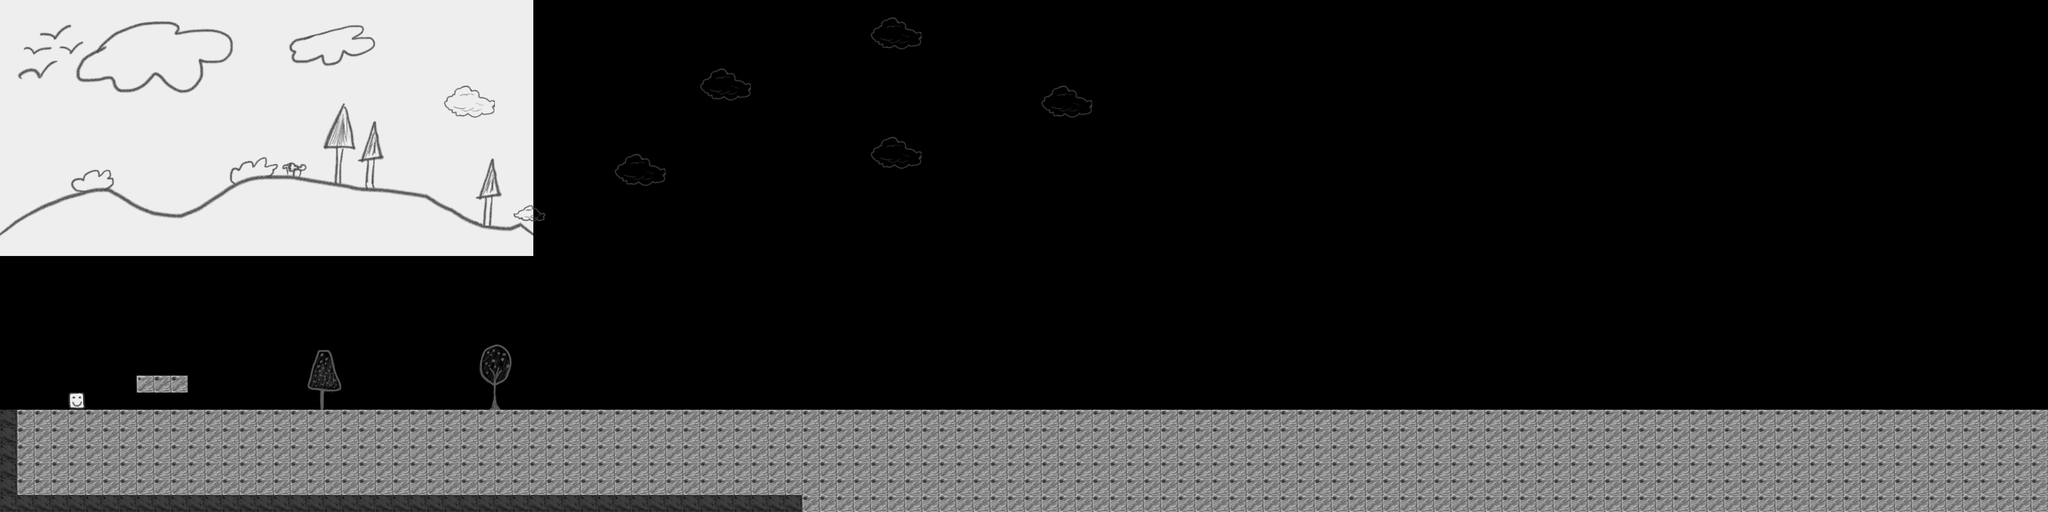

This game map was drawn from its Tiled (.tmx) file and the tilesets committed beside it. A one-line description and the trimmed map source follow:
An orthogonal 120x30 tile map with 32x32 px tiles, 3 tile layers (Map, Actors, front), 1 image layer.

<map version="1.0" orientation="orthogonal" width="120" height="30" tilewidth="32" tileheight="32">
 <tileset firstgid="1" name="Tilesheet" tilewidth="32" tileheight="32">
  <image source="Tilesheet.png" width="512" height="256" />
  <tile id="19">
   <properties>
    <property name="test" value="test" />
   </properties>
  </tile>
  <tile id="72">
   <properties>
    <property name="type" value="Player" />
   </properties>
  </tile>
 </tileset>
 <imagelayer name="Image Layer 1" width="120" height="30">
  <image source="background.png" />
  <properties>
   <property name="parallax" value="True" />
   <property name="parallax_factor_x" value="80" />
  </properties>
 </imagelayer>
 <layer name="Map" width="120" height="30" opacity="0.9">
  <data>[3600 cells, 723 non-empty, 3 distinct tile ids]</data>
 </layer>
 <layer name="Actors" width="120" height="30">
  <properties>
   <property name="actors" value="True" />
  </properties>
  <data>[3600 cells, 1 non-empty, 1 distinct tile ids]</data>
 </layer>
 <layer name="front" width="120" height="30">
  <properties>
   <property name="parallax" value="True" />
   <property name="parallax_factor_x" value="80" />
   <property name="parallax_factor_y" value="100" />
  </properties>
  <data>[3600 cells, 54 non-empty, 24 distinct tile ids]</data>
 </layer>
</map>